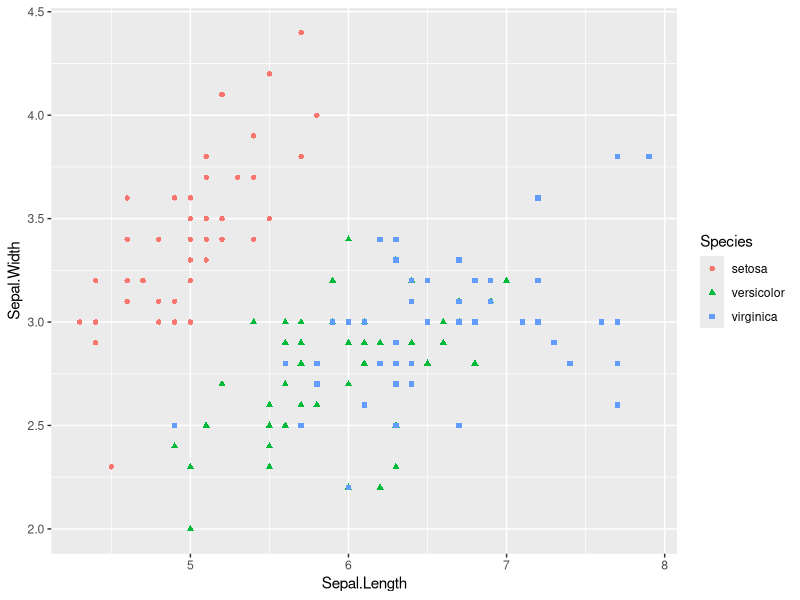
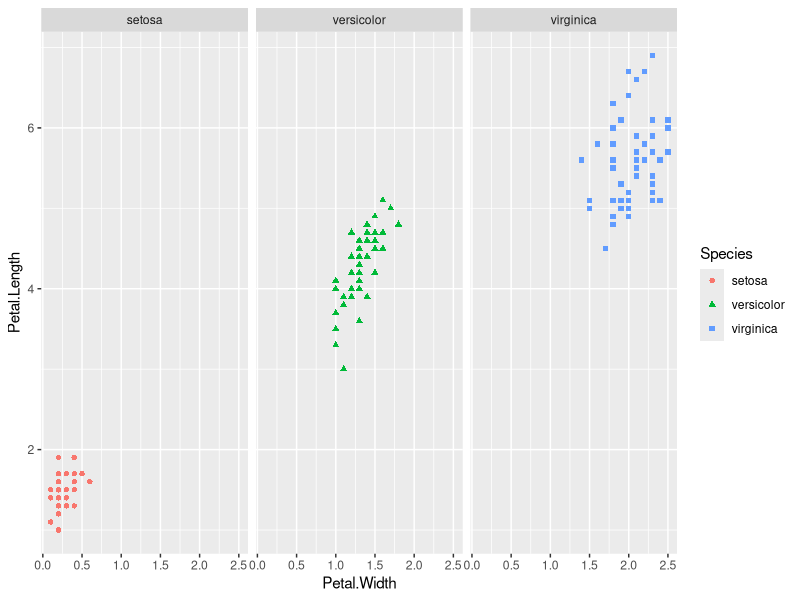
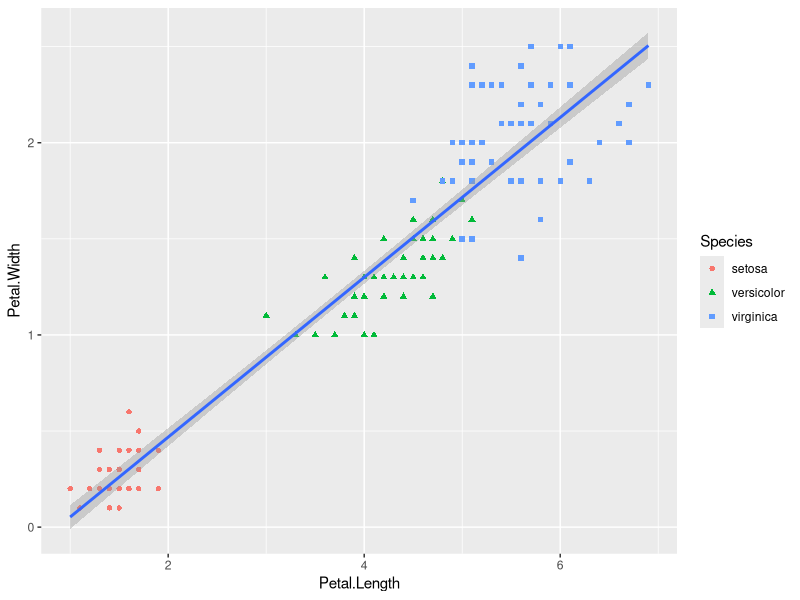
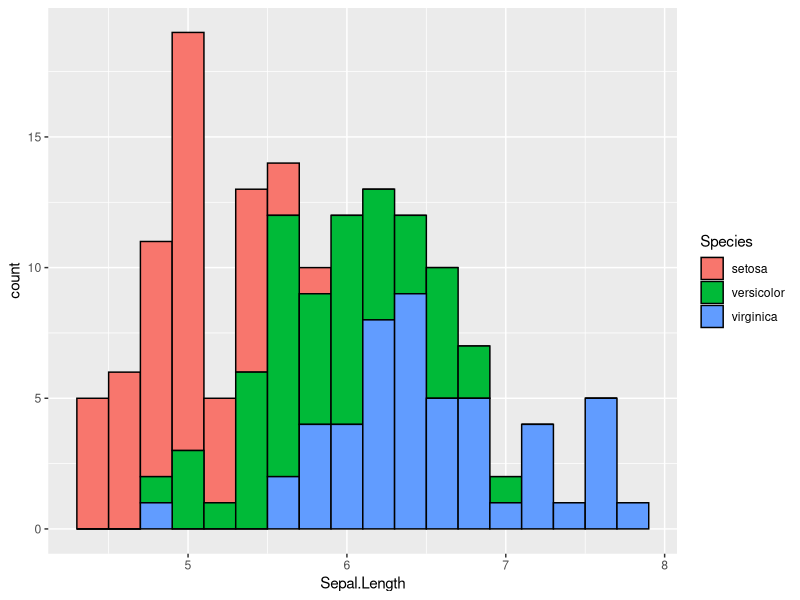

Recreate these plots in R, in order.
?iris
head(iris)
library(ggplot2)

#plot #1
ggplot(iris) +
  geom_point(mapping = aes(x = Sepal.Length, y = Sepal.Width, color = Species, shape = Species))


#plot #2
ggplot(iris) +
  geom_point(mapping = aes(x = Petal.Width, y = Petal.Length, color = Species, shape = Species)) +
  facet_wrap(~ Species)


#plot #3
ggplot(iris) +
  geom_point(mapping = aes(x = Petal.Length, y = Petal.Width, color = Species, shape = Species)) +
  geom_smooth(method = 'lm', mapping = aes(x = Petal.Length, y = Petal.Width))

#plot #4
ggplot(iris, aes(x = Sepal.Length, fill = Species)) +
  geom_histogram(binwidth = .2, color = 'black') 

#driving question
#which species of flower has the largest petal length? Does it also have the largest petal width? 
#The species with the largest petal length is the virginica. It also has the largest petal width. 

#Plot 2 shows clearly that the virginica has the greatest petal length and width. 
#Plot 3 shows the same, although it is clearer to see in graph 3 than 2 because all species are plotted 
#on one graph. 



